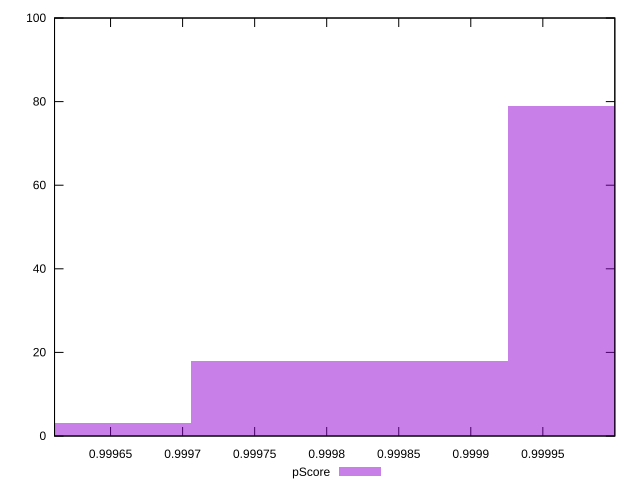

gnuplot code for this plot:
reset

$pScore <<EOF
0.9998156507250678 18
1.0000359229547935 79
0.9995953784953421 3
EOF

set key outside below
set boxwidth 0.00022027222972572546
set xrange [0.99961111608783:0.9999999641342965]
set yrange [0:100]
set trange [0:100]
set style fill transparent solid 0.5 noborder
set terminal svg size 640, 490 enhanced background rgb 'white'
set output "reports/report_00031_2021-02-24T23-18-18.084Z/max-potential-fid/samples/card/pScore/histogram.svg"

plot $pScore title "pScore" with boxes

reset
